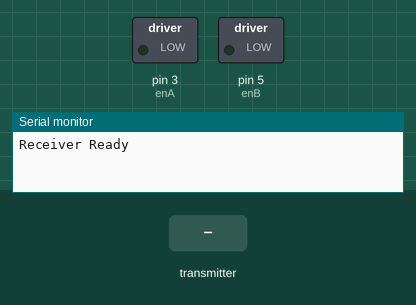
This sketch was run on a simulated Arduino Uno, built with avr-gcc and run on an emulated ATmega328P. Parts: switched loads named in the sketch (green lamp = pin HIGH), the last lines printed to the serial monitor. Inputs (shaded band) come from the test bench. No radio packets arrive unless stated.

Above: at 1.2 s.
1.3 s: the transmitter starts sending forwardBackward = 0
At 1.8 s:
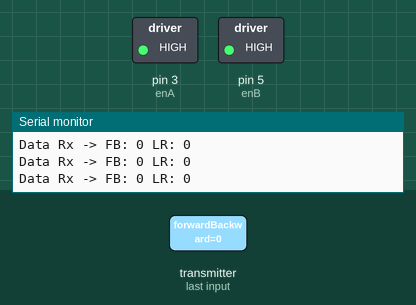
2.8 s: the transmitter starts sending forwardBackward = 512
At 4.2 s:
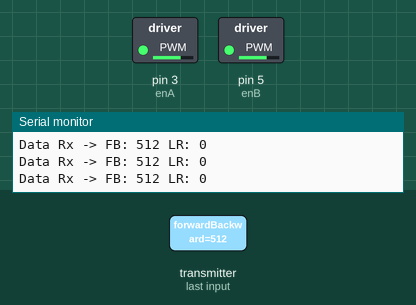
5.8 s: the transmitter starts sending forwardBackward = 0
At 6.5 s:
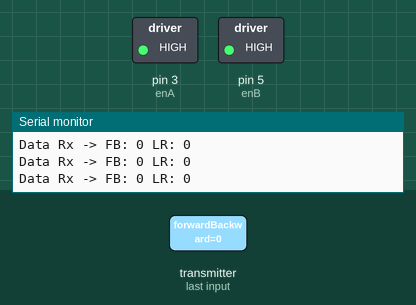
Timing chart, 0 to 8.8 s (numbered marks = the images above; inputs shaded):
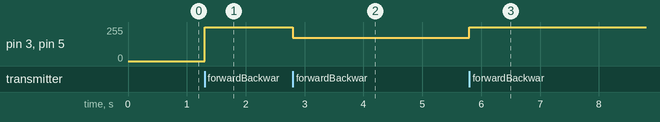

Measured:
- after the input at 1.3 s, pin 3 (enA), pin 5 (enB): 0/255 → 255/255 at once
- after the input at 2.8 s, pin 3 (enA), pin 5 (enB): 255/255 → 176/255 at once
- after the input at 5.8 s, pin 3 (enA), pin 5 (enB): 176/255 → 255/255 at once

The sketch:

receiver.ino
```cpp
#include <SPI.h>
#include <nRF24L01.h>
#include <RF24.h>

RF24 radio(9, 10);
const byte address[6] = {0xE8, 0xE8, 0xF0, 0xF0, 0xE1};

int enA = 3; int in1 = 2; int in2 = 4;
int enB = 5; int in3 = 7; int in4 = 8;

struct ControlData {
  int forwardBackward;
  int leftRight;
};

ControlData data;

void setup() {
  Serial.begin(9600);
  radio.begin();
  radio.setPALevel(RF24_PA_LOW);
  radio.setDataRate(RF24_1MBPS);    // Must match Transmitter
  radio.setChannel(76);            // Must match Transmitter
  radio.openReadingPipe(0, address);
  radio.startListening();
  Serial.println("Receiver Ready");
}

void loop() {
  if (radio.available()) {
    radio.read(&data, sizeof(data));
    Serial.print("Data Rx -> FB: "); Serial.print(data.forwardBackward);
    Serial.print(" LR: "); Serial.println(data.leftRight);

    processMovement();
  } else {
    // stopMotors();
  }
}

void processMovement() {
    int fb = data.forwardBackward;
    int lr = data.leftRight;
    int speed;

    if (fb > 160) {
      speed = map(fb, 160, 255, 0, 255);
      moveForward(speed);
    }
    else if (fb < 90) {
      speed = map(fb, 90, 0, 0, 255);
      moveBackward(speed);
    }
    else if (lr > 160) {
      speed = map(lr, 160, 255, 0, 255);
      turnRight(speed);
    }
    else if (lr < 90) {
      speed = map(lr, 90, 0, 0, 255);
      turnLeft(speed);
    }
    else {
      stopMotors();
    }
}

void moveForward(int s) {
  analogWrite(enA, s); digitalWrite(in1, HIGH); digitalWrite(in2, LOW);
  analogWrite(enB, s); digitalWrite(in3, HIGH); digitalWrite(in4, LOW);
}

void moveBackward(int s) {
  analogWrite(enA, s); digitalWrite(in1, LOW); digitalWrite(in2, HIGH);
  analogWrite(enB, s); digitalWrite(in3, LOW); digitalWrite(in4, HIGH);
}

void turnRight(int s) {
  analogWrite(enA, s); digitalWrite(in1, HIGH); digitalWrite(in2, LOW);
  analogWrite(enB, s); digitalWrite(in3, LOW); digitalWrite(in4, HIGH);
}

void turnLeft(int s) {
  analogWrite(enA, s); digitalWrite(in1, LOW); digitalWrite(in2, HIGH);
  analogWrite(enB, s); digitalWrite(in3, HIGH); digitalWrite(in4, LOW);
}

void stopMotors() {
  analogWrite(enA, 0); digitalWrite(in1, LOW); digitalWrite(in2, LOW);
  analogWrite(enB, 0); digitalWrite(in3, LOW); digitalWrite(in4, LOW);
}
```
